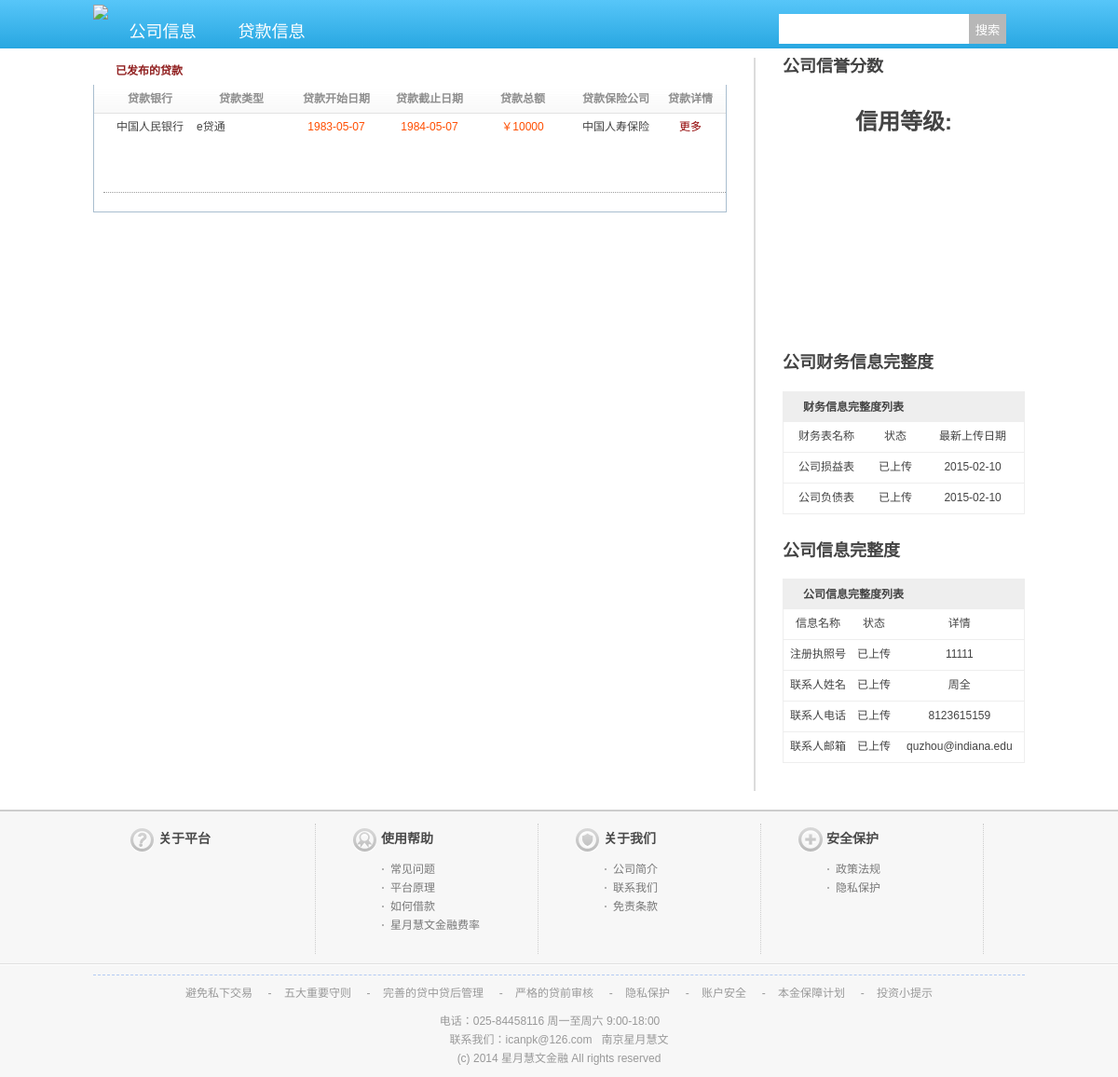
Page /new_php/bank_member/view_loan_manage.php?orgID=2 (signed in) on the committed database.
### tables this page shows
CREATE TABLE `t_loan` (
  `loanID` bigint(20) NOT NULL AUTO_INCREMENT,
  `bankID` bigint(20) DEFAULT NULL,
  `organizationID` bigint(20) DEFAULT NULL,
  `loanType` varchar(1000) DEFAULT NULL,
  `startTime` date DEFAULT NULL,
  `endTime` date DEFAULT NULL,
  `total` double DEFAULT NULL,
  `mortgageType` varchar(1000) DEFAULT NULL,
  `insuranceID` bigint(20) DEFAULT NULL,
  PRIMARY KEY (`loanID`),
  KEY `bankID` (`bankID`),
  KEY `organizationID` (`organizationID`),
  KEY `insuranceID` (`insuranceID`),
  CONSTRAINT `t_loan_ibfk_1` FOREIGN KEY (`bankID`) REFERENCES `organization` (`organizationID`),
  CONSTRAINT `t_loan_ibfk_2` FOREIGN KEY (`organizationID`) REFERENCES `organization` (`organizationID`),
  CONSTRAINT `t_loan_ibfk_3` FOREIGN KEY (`insuranceID`) REFERENCES `organization` (`organizationID`)
);

CREATE TABLE `organization` (
  `organizationID` bigint(20) NOT NULL AUTO_INCREMENT,
  `groupID` tinyint(4) DEFAULT NULL,
  `orgName` varchar(255) DEFAULT NULL,
  `regTime` date DEFAULT NULL,
  `regLocation` varchar(1000) DEFAULT NULL,
  `prodLocation` varchar(1000) DEFAULT NULL,
  `regCapital` double DEFAULT NULL,
  `regLicence` varchar(1000) DEFAULT NULL,
  `regAuthority` varchar(1000) DEFAULT NULL,
  `contactName` varchar(1000) DEFAULT NULL,
  `contactEmail` varchar(1000) DEFAULT NULL,
  `contactPhone` varchar(1000) DEFAULT NULL,
  `appendum` text,
  `organizationKey` varchar(1000) NOT NULL,
  PRIMARY KEY (`organizationID`),
  KEY `groupID` (`groupID`),
  CONSTRAINT `organization_ibfk_1` FOREIGN KEY (`groupID`) REFERENCES `user_group` (`groupID`)
);

### new_php/bank_member/view_loan_manage.php (the view, shortened to what this page needs)
<?php
$orgID=$_GET['orgID'];
$org_sql="SELECT * FROM organization WHERE organizationID=".$orgID;
$org_result=mysql_query($org_sql);
$org_row=mysql_fetch_array($org_result);
$regLicence=$org_row['regLicence'];
$contactName=$org_row['contactName'];
$contactEmail=$org_row['contactEmail'];
$contactPhone=$org_row['contactPhone'];
?>
<!DOCTYPE html PUBLIC "-//W3C//DTD XHTML 1.0 Transitional//EN" "http://www.w3.org/TR/xhtml1/DTD/xhtml1-transitional.dtd">
<html xmlns="http://www.w3.org/1999/xhtml">
<head>
<link rel="stylesheet" type="text/css" href="css/cd5130c04e21f5fa934eaeb037e9923a.css" />
<link rel="stylesheet" type="text/css" href="css/global.css" />
</head>
<body>
<div id="c_header">
	<div class="head_bottom">
		<div class="wrap">
			<div class="logo">
				<a href=""><img src="images/5433d43e3d768.png"/></a>
			</div>
			<div class="nav">
				<ul>
					<li  class="downnav"><a href="">公司信息</a>
					</li>
					<li class="downnav"><a href="">贷款信息</a>
					</li>
			  </ul>
			</div>
			<div class="menu">
				<div class="search">
				<form name="search" action="" method="get">
					<input class="keyword" type="text" name="keyword"/>
					<input class="submit" type="submit" name="submit" value="搜索"/>
				</form>
				</div>
			</div>
		</div>
	</div>
</div>
<div class="wrap">
<div class="long_uc f_l">
	<div id="dashboard" class="dashboard">
	<ul>
		<li class="current"><a href="/index.php?ctl=uc_deal&act=borrowed">已发布的贷款</a></li>
	</ul>
</div>
<div class="uc_r_bl_box clearfix">
<div class="silverBg tc pl10 " style="height:30px;line-height:30px; font-weight:bold; color:#8E8E8E">
     <div class="f_l" style="width:100px">
           贷款银行
    </div>
    <div class="f_l tl" style="width:100px;text-indent:2em">
            贷款类型
    </div>
    <div class="f_l" style="width:100px">
            贷款开始日期
    </div>
    <div class="f_l" style="width:100px">
            贷款截止日期
    </div>
    <div class="f_l" style="width:100px">
            贷款总额
    </div>
    <div class="f_l" style="width:100px">
            贷款保险公司
    </div>
    <div class="f_l" style="width:60px">
            贷款详情
    </div>
</div>
<div class="clearfix pt5 pb5 pl10 ">
<div id="borrowed" class="tc">
	<?php
	$loan_query="select * from t_loan where organizationID=".$orgID;
	$loan_result=mysql_query($loan_query);
	while($loan_row = mysql_fetch_array($loan_result))
		{
			$bank_sql="select * from organization where organizationID=".$loan_row['bankID'];
			$bank_result=mysql_query($bank_sql);
			$bank_row=mysql_fetch_array($bank_result);
			$bankName=$bank_row['orgName'];
			if($loan_row['insuranceID']!=NULL)
			{
				$insurance_sql="select * from organization where organizationID=".$loan_row['insuranceID'];
				$insurance_result=mysql_query($insurance_sql);
				$insurance_row=mysql_fetch_array($insurance_result);
				$insuranceName=$insurance_row['orgName'];
			}
			else
				$insuranceName="无保险";
			$loanID=$loan_row['loanID'];
			echo'
	            <div class="clearfix pb10">
                <div class="f_l" style="width:100px;height: 64px;">
                    '.$bankName.'
                </div>
                <div class="f_l tl" style="width:100px" align="center">
                    '.$loan_row['loanType'].'
                </div>
                <div class="f_l f_red" style="width:100px;">
                	'.$loan_row['startTime'].'                </div>
                <div class="f_l f_red" style="width:100px">
                    '.$loan_row['endTime'].'
                </div>
                <div class="f_l f_red" style="width:100px">
                    ￥'.$loan_row['total'].'               </div>
                <div class="f_l" style="width:100px">
                '.$insuranceName.'
					                </div>
				<div class="f_l tc" style="width:60px">
					<a href="view_loan_payment.php?loanID='.$loanID.'&orgID='.$orgID.'">更多</a>
															</div>
            </div>
            <div style="border-bottom:1px dotted #9D9D9D;margin:5px 0 ">
         </div>';
		}
		?>
                </div>
</div>
</div></div>
<div class="info f_l">
	<div id="info_grade">
	<h2>公司信誉分数</h2>
    <h1><center>信用等级:</center></h1>
    <div id="chart4" style="width:280px;height:220px;"></div>
	</div>
	<h2>公司财务信息完整度</h2>
	<table id="info_dksp_status" style="border-collapse:collapse;">
		<tr><th colspan="3">财务信息完整度列表</th></tr>
		<tr>
			<td>财务表名称</td>
			<td>状态</td>
			<td>最新上传日期</td>
		</tr>
		<tr>
			<td>公司损益表</td>
			<td><?php
			$statement_result=mysql_query('select * from t_income_statement where organizationID='.$orgID);
			$statement_number=mysql_num_rows($statement_result);
			if($statement_number!=0)
				echo "已上传";
			else
				echo "未上传";
			?></td>
			<td><?php
			$statement_date_result=mysql_query('select MAX(statementDate) from t_income_statement where organizationID='.$orgID);
			$statement_date_row=mysql_fetch_array($statement_date_result);
			echo $statement_date_row['MAX(statementDate)'];
			?></td>
		</tr>
		<tr>
			<td>公司负债表</td>
			<td><?php
			$sheet_result=mysql_query('select * from t_balance_sheet where organizationID='.$orgID);
			$sheet_number=mysql_num_rows($sheet_result);
			if($sheet_number!=0)
				echo "已上传";
			else
				echo "未上传";
			?></td>
			<td><?php
			$sheet_date_result=mysql_query('select MAX(sheetDate) from t_balance_sheet where organizationID='.$orgID);
			$sheet_date_row=mysql_fetch_array($sheet_date_result);
			echo $sheet_date_row['MAX(sheetDate)'];
			?></td></td>
		</tr>
	</table>
	<h2>公司信息完整度</h2>
	<table id="info_dkgl_status" style="border-collapse:collapse;">
		<tr><th colspan="3">公司信息完整度列表</th></tr>
		<tr>
			<td>信息名称</td>
			<td>状态</td>
			<td>详情</td>
		</tr>
		<tr>
			<td>注册执照号</td>
			<td><?php
			if($regLicence!="")
				echo "已上传";
			else
				echo "未上传";?></td>
			<td><?php echo $regLicence;?></td>
		</tr>
		<tr>
			<td>联系人姓名</td>
			<td><?php
			if($contactName!="")
				echo "已上传";
			else
				echo "未上传";?></td>
			<td><?php echo $contactName;?></td>
		</tr>
		<tr>
			<td>联系人电话</td>
			<td><?php
			if($contactPhone!="")
				echo "已上传";
			else
				echo "未上传";?></td>
			<td><?php echo $contactPhone;?></td>
		</tr>
        <tr>
			<td>联系人邮箱</td>
			<td><?php
			if($contactEmail!="")
				echo "已上传";
			else
				echo "未上传";?></td>
			<td>
			<?php echo $contactEmail;?>
            </td>
		</tr>
	</table>
</div>
	</div>
	<div id="ftw">
        <div id="ft">
        	<div class="wrap">
	            <ul class="cf">
	            											<li class="col hp1">
	                    <h3>关于平台</h3>
	                </li>
																				<li class="col hp2">
	                    <h3>使用帮助</h3>
	                    <ul class="sub-list">
																					<li><a href="/index.php?ctl=help&id=8" >常见问题</a></li>
																												<li><a href="/index.php?ctl=aboutp2p" target="_blank">平台原理</a></li>
																												<li><a href="/index.php?ctl=borrow&act=aboutborrow" target="_blank">如何借款</a></li>
																												<li><a href="/index.php?ctl=aboutfee" target="_blank">星月慧文金融费率</a></li>
						</ul>
	                </li>
																				<li class="col hp3">
	                    <h3>关于我们</h3>
	                    <ul class="sub-list">
																					<li><a href="/index.php?ctl=help&id=1" >公司简介</a></li>
																												<li><a href="/index.php?ctl=help&id=5" >联系我们</a></li>
																												<li><a href="/index.php?ctl=help&id=2" >免责条款</a></li>
						</ul>
	                </li>
																				<li class="col hp4">
	                    <h3>安全保护</h3>
	                    <ul class="sub-list">
																					<li><a href="/index.php?ctl=aboutlaws" target="_blank">政策法规</a></li>
																												<li><a href="/index.php?ctl=help&id=3" >隐私保护</a></li>
						</ul>
	                </li>
																					            </ul>
			</div>
			<div class="footer_line"></div>
			<div class="wrap">
					            <div class=copyright>
	            						<div class="tc clearfix">
										<a href="/index.php?ctl=sys&id=39" title="避免私下交易">避免私下交易</a>
										&nbsp;&nbsp;&nbsp;&nbsp;-&nbsp;&nbsp;&nbsp;&nbsp;<a href="/index.php?ctl=sys&id=38" title="五大重要守则">五大重要守则</a>
										&nbsp;&nbsp;&nbsp;&nbsp;-&nbsp;&nbsp;&nbsp;&nbsp;<a href="/index.php?ctl=sys&id=37" title="完善的贷中贷后管理">完善的贷中贷后管理</a>
										&nbsp;&nbsp;&nbsp;&nbsp;-&nbsp;&nbsp;&nbsp;&nbsp;<a href="/index.php?ctl=sys&id=36" title="严格的贷前审核">严格的贷前审核</a>
										&nbsp;&nbsp;&nbsp;&nbsp;-&nbsp;&nbsp;&nbsp;&nbsp;<a href="/index.php?ctl=sys&id=35" title="隐私保护">隐私保护</a>
										&nbsp;&nbsp;&nbsp;&nbsp;-&nbsp;&nbsp;&nbsp;&nbsp;<a href="/index.php?ctl=sys&id=34" title="账户安全">账户安全</a>
										&nbsp;&nbsp;&nbsp;&nbsp;-&nbsp;&nbsp;&nbsp;&nbsp;<a href="/index.php?ctl=sys&id=33" title="本金保障计划">本金保障计划</a>
										&nbsp;&nbsp;&nbsp;&nbsp;-&nbsp;&nbsp;&nbsp;&nbsp;<a href="/index.php?ctl=sys&id=clew" title="投资小提示">投资小提示</a>
										</div>
						            						电话：025-84458116 周一至周六 9:00-18:00
					&nbsp;&nbsp;
					&nbsp;&nbsp;
					<div style="text-align:center;">联系我们：icanpk@126.com &nbsp; 南京星月慧文</div>
<div style="text-align:center;">(c) 2014 星月慧文金融 All rights reserved</div>
	            </div>
        </div>
    </div>
</body>
</html>

### new_php/bank_member/css/cd5130c04e21f5fa934eaeb037e9923a.css (style rules this page uses)
body { background:url(../images/bd-bg.gif) repeat-x 0 0 #FFF; word-break:break-all; word-wrap:break-word; font: 12px/ 162% Arial, Tahoma, Helvetica, 宋体; margin:0px; padding:0px; color:#444; }
input { font-family:Arial; }
div { margin:0 auto; padding:0; }
h1,h2,h3,h4,h5,h6,ul,li,dl,dt,dd,form,img,p { margin:0; padding:0; border:none; list-style-type:none; }
.wrap { width:960px; height:auto; }
a { color:#910100; text-decoration:none; }
.f_l { float:left; }
.tl { text-align:left; }
.tc { text-align:center; }
.pl10 { padding-left: 10px; }
.pb5 { padding-bottom: 5px; }
.pb10 { padding-bottom: 10px; }
.pt5 { padding-top: 5px; }
.long_uc { width:760px; overflow:hidden; display:inline-block; }
.clearfix:after { content:"."; display:block; height:0; clear:both;visibility:hidden; }
.cf { zoom: 1 }
.logo { overflow:hidden; display:inline-block; }
#ft { margin: 0px auto; }
#ft .footer_line { border-bottom:1px solid #fff;border-top:1px solid #E0E0E0; height:0; overflow:hidden; clear:both; margin-bottom:10px; }
#ft ul { color: #999 }
#ft ul a { color: #425F9D }
#ft .copyright { color: #999; text-align: center; font-size: 12px; padding: 10px 0 0 0; border-top: 1px dashed #B2CAF3; }
#ft .copyright a { color: #999 }
#ft li.col { width: 198px; padding:0px 0 0 40px; display: inline; float: left; height: 140px; border-right:1px dotted #ccc }
#ft h3 { color: #4A4A4A; font-family:"微软雅黑"; font-size:14px; height:34px; line-height:34px; padding-left:30px; }
#ft .sub-list { margin-top: 5px; font-size: 12px; padding-left:30px; }
#ft .sub-list li { line-height: 20px; background: url("../images/foot_dot.gif") no-repeat left center; padding-left: 10px; }
#ft .sub-list li a { color:#787878 }
#ft a { color:#999; }
.f_red { color: #FF4E00; }
#ftw { background:url(../images/footer_line.gif) repeat-x 0px 0px #F7F7F7; padding-top:15px; }
#ft .hp1 h3 { background:url(../images/hp1.gif) no-repeat 0px center; }
#ft .hp2 h3 { background:url(../images/hp2.gif) no-repeat 0px center; }
#ft .hp3 h3 { background:url(../images/hp3.gif) no-repeat 0px center; }
#ft .hp4 h3 { background:url(../images/hp4.gif) no-repeat 0px center; }
.dashboard { position::relative;height:29px; left: 0;background:url(../images/dashboard.jpg) repeat-x 0 27px; }
.dashboard li { float:left; }
.dashboard li a,.dashboard li a:hover { display:block; float:left;margin-right: 3px; font-weight:bold;font-size: 12px; height:29px; line-height:29px; width:120px; text-align:center; background:url(../images/dashboard.jpg) no-repeat 0 -31px; color: #912020;font-family: 'Microsoft Yahei','黑体'; text-decoration:none; }
.dashboard li.current a,.dashboard li.current a:hover { background:url(../images/dashboard.jpg) no-repeat 0 -2px; }
.uc_r_bl_box { background-color: white;border:1px solid #A9BECF; border-top:none }
.silverBg { background:url(../images/short_inc_top.gif) repeat-x; height:36px; line-height:36px; font-size:12px; font-weight:normal; color:#333; border-bottom:#e2e2e2 solid 1px; }

### rows in the picture
t_loan: bankID.orgName "中国人民银行", loanType "e贷通", startTime "1983-05-07", endTime "1984-05-07", total "10000", insuranceID.orgName "中国人寿保险"
organization: regLicence "11111", contactName "周全", contactPhone "8123615159", contactEmail "quzhou@indiana.edu"

### other values in the picture
$statement_date_row['MAX(statementDate)'] "2015-02-10"
$sheet_date_row['MAX(sheetDate)'] "2015-02-10"
